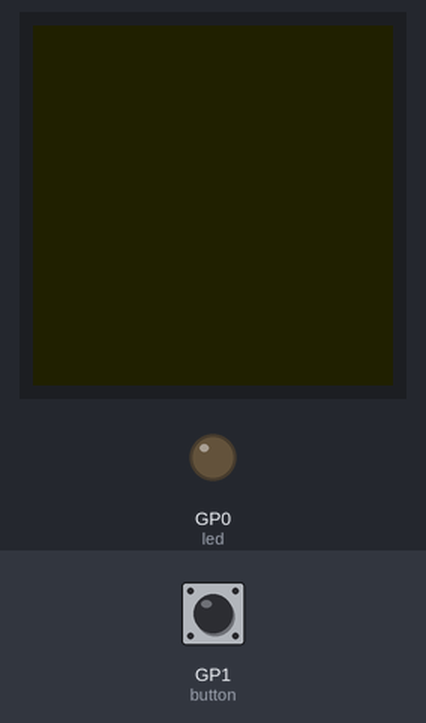
Bench run of a program on a simulated Raspberry Pi Pico running MicroPython. On the bench: 240×240 colour display, output pins drawn as LEDs (lit = HIGH). The inputs (shaded band) are chosen by the test bench; at power-on: GP1 (button) HIGH.

Above: at 1.2 s.
1.3 s: GP1 (button) pulled LOW for 0.15 s
At 1.41 s:
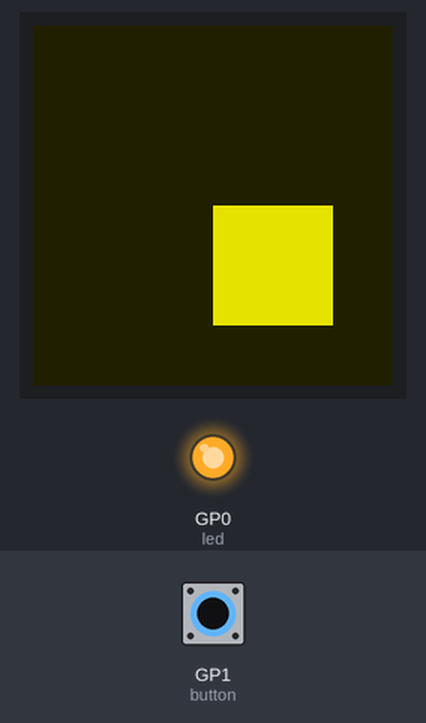
2.9 s: GP1 (button) pulled LOW for 3.2 s
At 7.3 s:
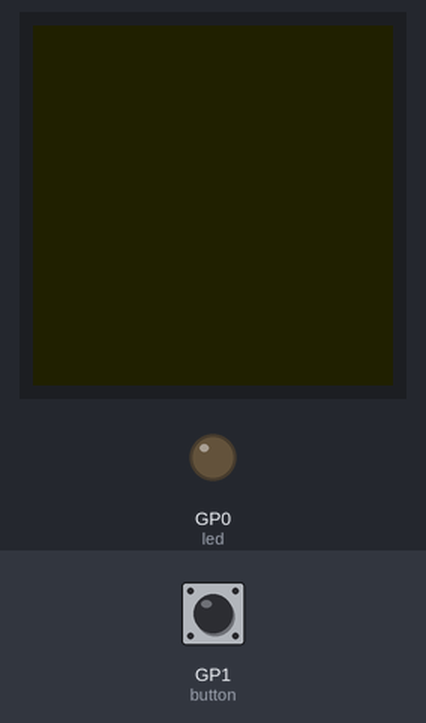
Timing chart, 0 to 8.8 s (numbered marks = the images above; inputs shaded):
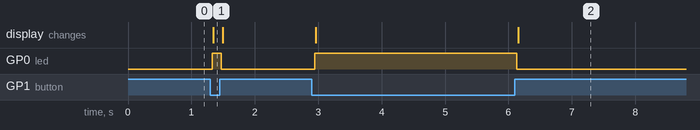

Measured:
- after the input at 1.3 s, GP0 (led): LOW → HIGH at once, → LOW 0.15 s later; the display: changes at once (image 1)
- after the input at 2.9 s, GP0 (led): LOW → HIGH at once, → LOW 3.2 s later; the display: first changes after 0.06 s (image 2 shows a later state)

The program:

program2.py
```python
from machine import Pin
import utime
from picographics import PicoGraphics, DISPLAY_PICO_EXPLORER

# Create an output pin object for our LED
led = Pin(0, Pin.OUT)
# Create an input pin object for our switch
# DONT FORGET the Pin.PULL_UP to add a pull up resistor in the circuit
button = Pin(1, Pin.IN, Pin.PULL_UP)
# setup the display
display = PicoGraphics(display=DISPLAY_PICO_EXPLORER)
# get width and height of display
WIDTH, HEIGHT = display.get_bounds()
# get background color pen (dark grey)
BG = display.create_pen(40, 40, 40)
RECT_COLOR = display.create_pen(255, 255, 0)
rect_size = 80

while True:
    # clear the display to background color
    display.set_pen(BG)
    display.clear()

    # if the button is NOT pressed, it defaults to high voltage
    # this is a 1 (true) returned by button.value()
    # therefore we need to invert the value to get the
    # switch_on flag to be correct
    switch_on = not button.value()
    if switch_on:
        led.value(1)
        # update the display
        display.set_pen(RECT_COLOR)
        display.rectangle(120, 120, rect_size, rect_size)  # x, y, width, height
    else:
        led.value(0)
    display.update()
    utime.sleep_ms(30)
```
